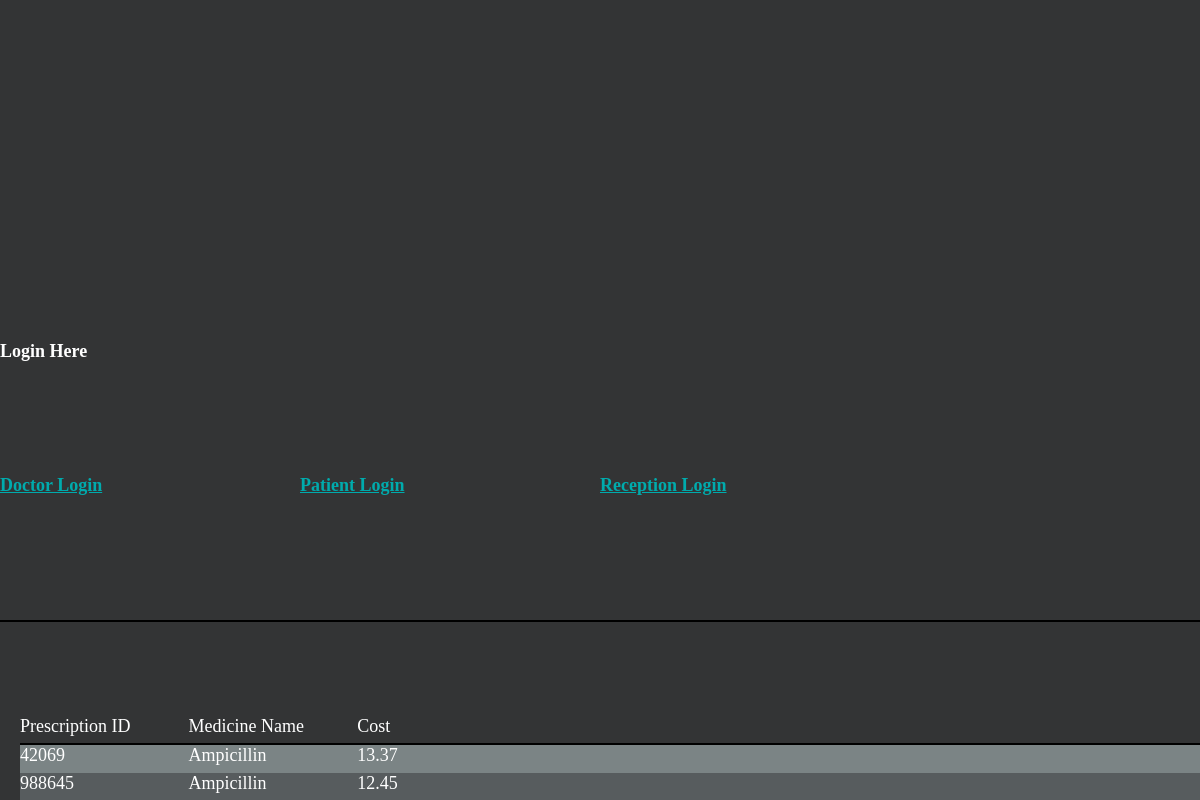
Page /patient/prescriptions.php?MRN=2574354 on the committed database.
### tables this page shows
CREATE TABLE `patient` (
  `pMRN` int(11) NOT NULL,
  `pPhone` char(10) NOT NULL,
  `pInsure` varchar(35) NOT NULL,
  `pAddress` varchar(35) NOT NULL,
  `pLName` varchar(15) NOT NULL,
  `pFName` varchar(15) NOT NULL,
  `pSSN` varchar(9) NOT NULL,
  `pDOB` date NOT NULL,
  `pAge` char(3) NOT NULL,
  `procID` varchar(20) NOT NULL,
  `drID` varchar(20) NOT NULL,
  PRIMARY KEY (`pMRN`),
  KEY `procID` (`procID`),
  KEY `drID` (`drID`),
  CONSTRAINT `patient_ibfk_1` FOREIGN KEY (`procID`) REFERENCES `proc` (`procID`),
  CONSTRAINT `patient_ibfk_2` FOREIGN KEY (`drID`) REFERENCES `doctor` (`drID`)
);

CREATE TABLE `prescription` (
  `rxID` varchar(10) NOT NULL,
  `pMRN` int(11) NOT NULL,
  `drID` varchar(20) NOT NULL,
  `rxCost` decimal(8,2) NOT NULL,
  `medID` varchar(20) NOT NULL,
  PRIMARY KEY (`rxID`),
  KEY `drID` (`drID`),
  KEY `medID` (`medID`),
  CONSTRAINT `prescription_ibfk_1` FOREIGN KEY (`drID`) REFERENCES `doctor` (`drID`),
  CONSTRAINT `prescription_ibfk_2` FOREIGN KEY (`medID`) REFERENCES `medicine` (`medID`)
);

CREATE TABLE `medicine` (
  `medID` varchar(20) NOT NULL,
  `medName` varchar(35) NOT NULL,
  `medPrice` decimal(8,2) NOT NULL,
  `medDosage` varchar(15) NOT NULL,
  `expDate` date NOT NULL,
  `medAmount` varchar(25) NOT NULL,
  PRIMARY KEY (`medID`)
);

### patient/prescriptions.php (the view, shortened to what this page needs)
<?php
  include "../templates/header.php";
  require_once "../config.php";
  if(isset($_SESSION['MRN'])){
    $MRN = $_SESSION['MRN'];
  }
  else if(isset($_GET['MRN'])){
    $MRN = $_GET['MRN'];
  }
  $query = "SELECT pFName, pLName, rxID, rxCost, medName
FROM patient, prescription, medicine
WHERE patient.pMRN = prescription.pMRN
AND prescription.medID = medicine.medID
AND prescription.pMRN = '$MRN'";
  $responce = mysqli_query($dbc, $query);
  $tablerownum = "1";
  if ($responce){
    echo '<table> <tr class="pat-table-head">';
    echo '
    <td>Prescription ID</td>
    <td>Medicine Name</td>
    <td>Cost</td></tr>';
      while ($row = mysqli_fetch_array($responce)){
        echo '<tr class="pat-table-row' . $tablerownum . '"> <td>';
        echo $row['rxID'] . '</td> <td>' .
        $row['medName'] . '</td><td>' .
        $row['rxCost'] . '</td>';
        echo '</tr>';
        if ($tablerownum == "1") {
          $tablerownum = "0";
        }
        else {
          $tablerownum = "1";
        }
      }
      echo '</table>';
  }
  else{
    echo "Error with database";
    echo mysqli_connect_error($dbc);
  }
  echo '</div>';
?>

### style.css (style rules this page uses)
* { margin: 0; padding: 0; display: grid; font-size: large; }
.pat-table-head { display: grid; grid-template-columns: repeat(7, 1fr); border-bottom: 2px solid black; }
.pat-table-row0 { display: grid; grid-template-columns: repeat(7, 1fr); background: rgb(87, 92, 94); }
.pat-table-row1 { display: grid; grid-template-columns: repeat(7, 1fr); background: rgb(123, 132, 133); }
table { padding-left: 20px; }

### rows in the picture
patient: prescription.rxID "42069", medicine.medName "Ampicillin", prescription.rxCost "13.37", prescription.rxID "988645", prescription.rxCost "12.45"
